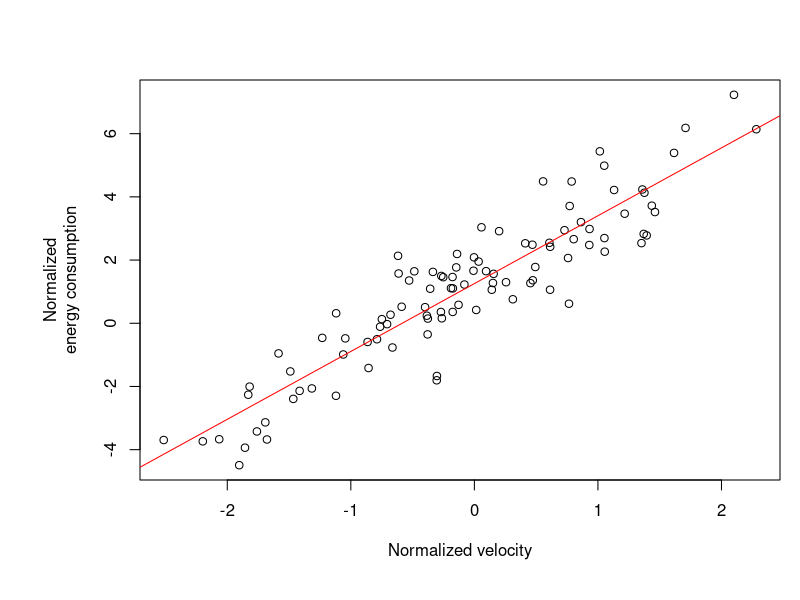

Write the R code that produced this figure.
## Analytical Workflows Coding Demo - 10/12/2021
#coding best practices 


#insert additional information here that may be useful to collabs or future self
#    here, we will generate data, do linear regression, and make some figures
#section headers! Can write with ctr+shift+r 
#clicking source on save RUNS through the entire script so you know what you 
#    save will be what you think and will run without errors 

# Clear workspace and close all graphics devices --------------------------
rm(list=ls())
graphics.off()

# Generate some data ------------------------------------------------------

n<-100 #number of data points 
m<-2.2 #slope
b<-1.1 #intercept 

x<-rnorm(100, mean=0, sd=1) #indep. variable 
noise<-rnorm(100,mean=0,sd=1)  
y<-m*x+b+noise #linear relationship + noise 

par(mar=c(6,7,4,1))
plot(x,y,xlab='Normalized velocity',
         ylab='Normalized\nenergy consumption') #the \n causes 2nd line in label


# Do linear regression ----------------------------------------------------

fit<-glm(y~x) #generalized linear model 
abline(fit,col='red')

# Plot the results --------------------------------------------------------




